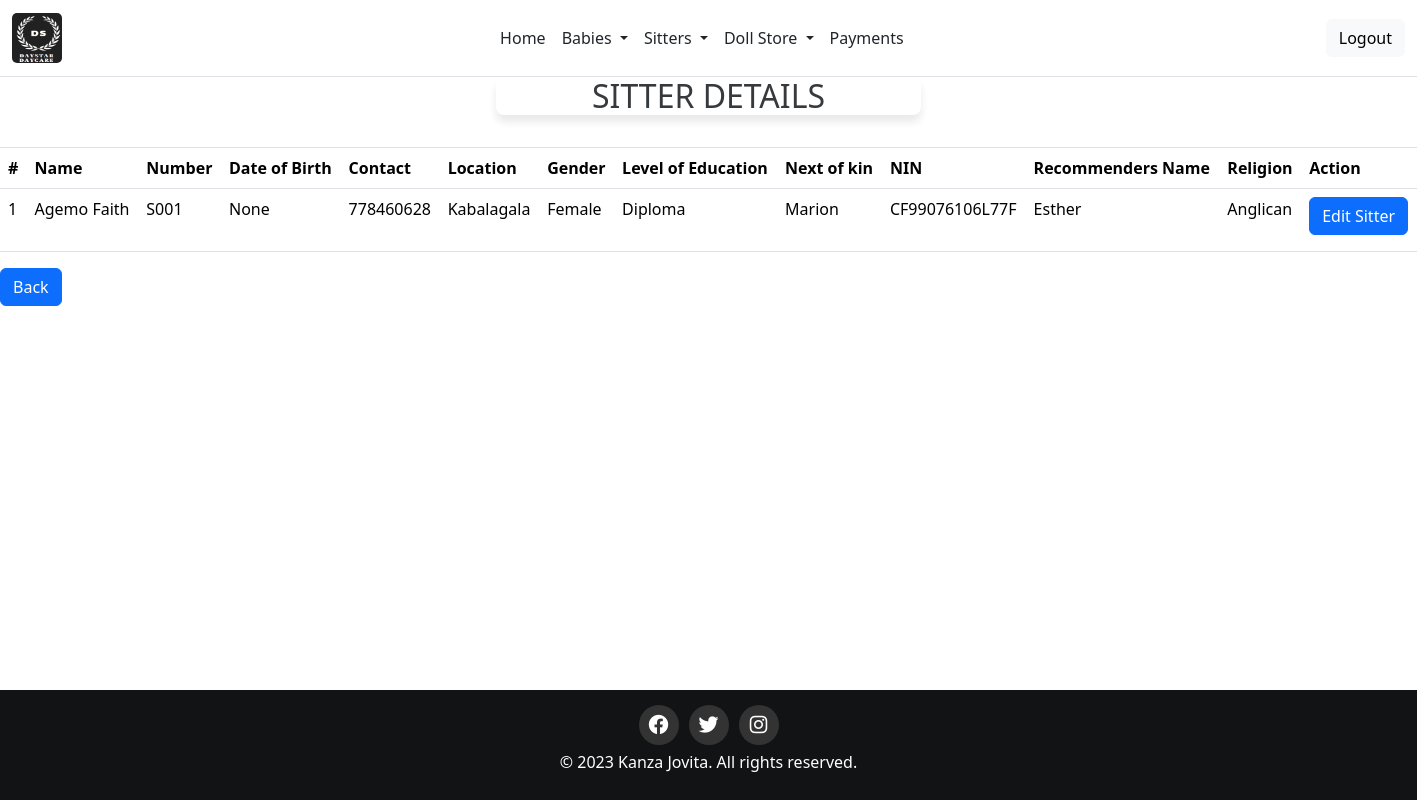
The app's page /read_sitter/1/ (signed in), older data.
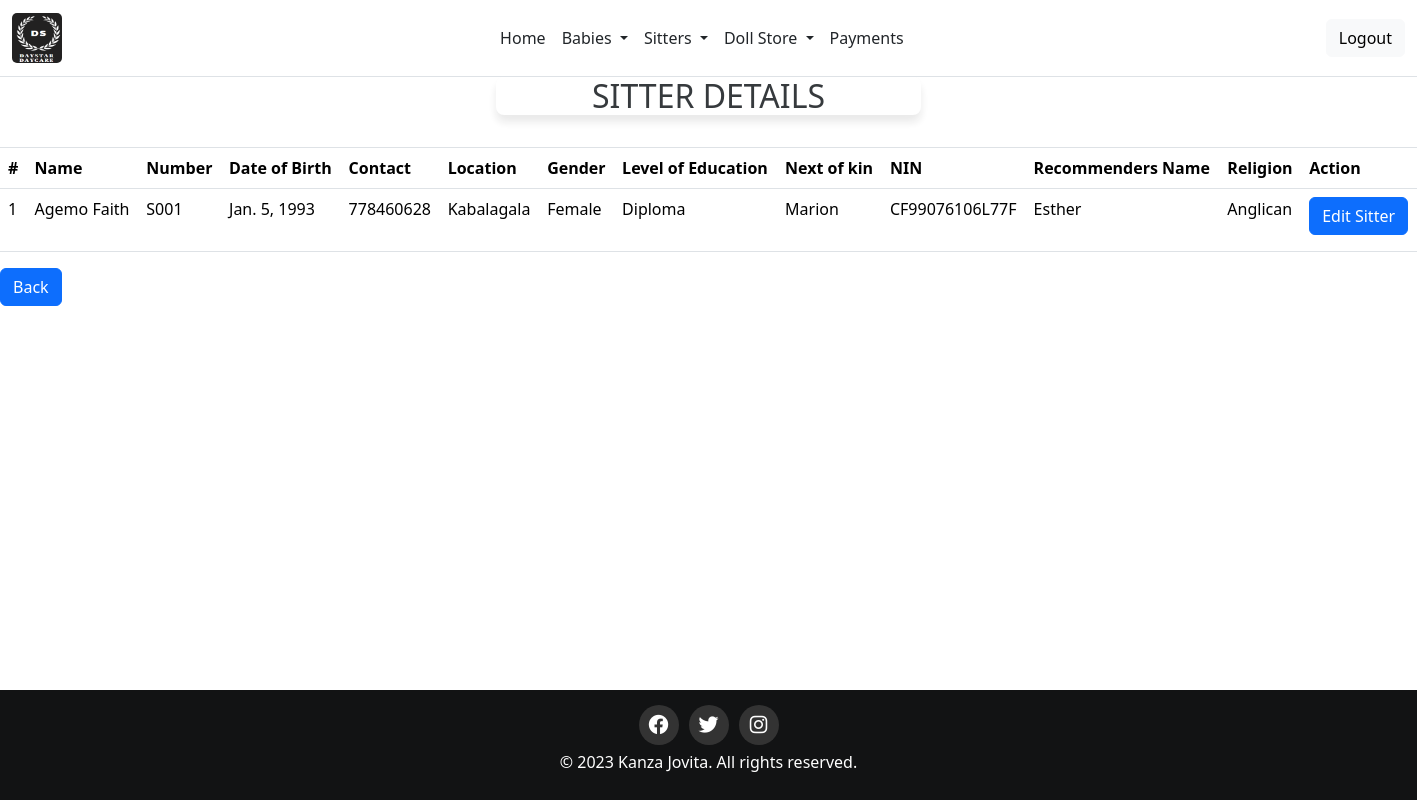
The same page, newer data.
### home/models.py (models this page shows, shortened)
class Sitterreg(models.Model):
    Sitter_name = models.CharField(max_length=30, null='False',blank = 'False')
    Sitter_number = models.CharField(max_length=30, null='False',blank = 'False')
    Date_of_birth = models.DateField(null="True", blank="True")
    Contact = models.IntegerField()
    Location = models.CharField(max_length=30, null='False',blank = 'False')
    Gender =  models.CharField(max_length=10,null="False",blank = "False")
    Level_of_education = models.CharField(max_length=30, null='False',blank = 'False')
    Next_of_kin = models.CharField(max_length=30, null='False',blank = 'False')
    NIN = models.CharField(max_length=30, null='False',blank = 'False')
    Recommenders_name = models.CharField(max_length=30, null='False',blank = 'False')
    Religion = models.CharField(max_length=30, null='True',blank = 'True')

### home/views.py (the view)
# urls.py: path("read_sitter/<int:id>/", views.read_sitter, name="read_sitter"),
@login_required
def read_sitter(request,id ):
      sitters_info=Sitterreg.objects.get(id=id)
      return render(request,'read_sitter.html',{'sitters_info':sitters_info})

### home/templates/read_sitter.html (shortened to what this page needs)
{% extends 'base.html' %}
{% block content %}
<div class="card-header" style="background-color: white;" >
    <h2>SITTER DETAILS</h2>
  </div>
<br>
    <table class="table table-bordered">
        <thead>
            <tr class=>
                <th scope="col">#</th>
                <th scope="col">Name</th>
                <th scope="col">Number</th>
                <th scope="col">Date of Birth</th>
                <th scope="col">Contact</th>
                <th scope="col">Location</th>
                <th scope="col">Gender</th>
                <th scope="col">Level of Education</th>
                <th scope="col">Next of kin</th>
                <th scope="col">NIN</th>
                <th scope="col">Recommenders Name</th>
                <th scope="col">Religion</th>
                <th scope="col">Action</th>
            </tr>
        </thead>
        <tbody>
            <tr >
                <td>{{ sitters_info.id }}</td>
                <td>{{ sitters_info.Sitter_name }}</td>
                <td>{{ sitters_info.Sitter_number }}</td>
                <td>{{ sitters_info.Date_of_birth }}</td>
                <td>{{ sitters_info.Contact }}</td>
                <td>{{ sitters_info.Location }}</td>
                <td>{{ sitters_info.Gender }}</td>
                <td>{{ sitters_info.Level_of_education }}</td>
                <td>{{ sitters_info.Next_of_kin }}</td>
                <td>{{ sitters_info.NIN }}</td>
                <td>{{ sitters_info.Recommenders_name }}</td>
                <td>{{ sitters_info.Religion}}</td>
                <td>
                    <div>
                            <a href="{% url 'edit_sitter' sitters_info.id %}" class="btn btn-primary mb-2">Edit Sitter</a>
                    </div>
                </td>
            </tr>
        </tbody>
    </table>
<a href="/babiesform"><button class="btn btn-primary">Back</button></a>
{% endblock %}

Row changes from the older to the newer data that the page shows:
changed Sitterreg "Agemo Faith": Date_of_birth "None" → "Jan. 5, 1993"
